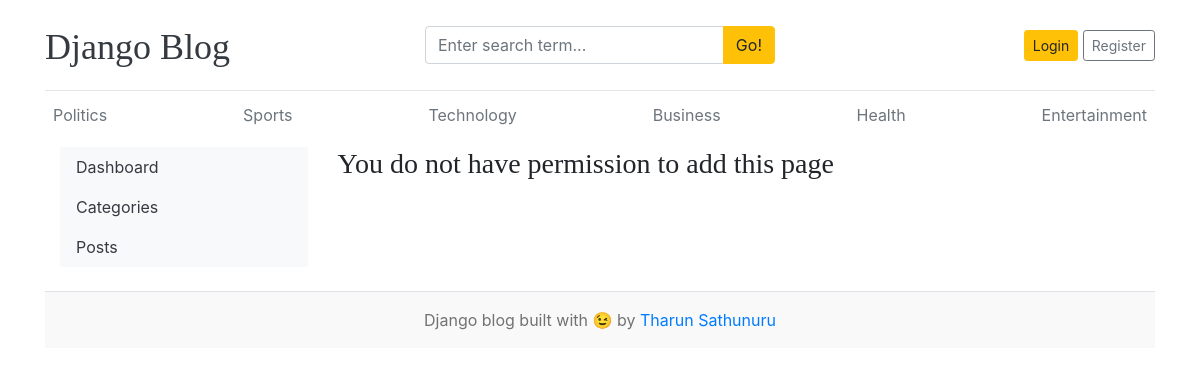
The page /dashboard/users/add/ on the database its author committed.
### blogs/models.py (models this page shows, shortened)
class Category(models.Model):
  category_name = models.CharField(max_length = 100, unique = True)
  created_at = models.DateTimeField(auto_now_add = True)
  updated_at = models.DateTimeField(auto_now = True)
  class Meta :
    verbose_name_plural = 'categories'

### dashboards/views.py (the view, shortened to what this page needs)
# urls.py: path('users/add/', views.add_user, name='add_user'),
def add_user(request):
   form = AddUserForm()
   context = {
      'form':form
   }
   return render(request, 'dashboard/add_user.html', context)

### dashboards/forms.py
class AddUserForm(UserCreationForm):
  class Meta:
    model= User
    fields = ('username', 'email', 'first_name', 'last_name', 'is_active', 'is_staff', 'is_superuser', 'groups', 'user_permissions',)

### blogs/context_processors.py (called while the page is built)
def get_categories(request):
  categories = Category.objects.all()
  return dict(categories = categories)

def get_social_links(request):
  social_links = SocialLink.objects.all()
  return dict(social_links = social_links)

### templates/dashboard/add_user.html
{% extends 'base.html' %}
{% block content %}
{% load crispy_forms_tags %}
<div class="row">
    {% include 'dashboard/sidebar.html' %}
   <div class="col-md-9">
    {% if perms.auth.add_user %}
    <h2>Add New User</h2>
    <form action="{% url 'add_user' %}" method="POST" >
      {% csrf_token %}
      {{ form | crispy }}
      <button class="btn btn-warning " type="submit">Submit</button>
    </form>
    <br>
    {% else %}
    <h3>You do not have permission to add this page</h3>
    {% endif %}
    </div>
</div>
{% endblock %}

### templates/base.html (shortened to what this page needs)
  {% load static %}
  <!DOCTYPE html>
  <html lang="en">
  <head>
      <link href="https://getbootstrap.com/docs/4.0/dist/css/bootstrap.min.css" rel="stylesheet">
      <link href="{% static 'css/blog.css' %}" rel="stylesheet">
      <link rel="stylesheet" href="https://cdnjs.cloudflare.com/ajax/libs/font-awesome/4.7.0/css/font-awesome.min.css">
    </head>
  <body>
      <div class="container">
        <header class="blog-header py-3">
        <div class="row flex-nowrap justify-content-between align-items-center">
            <div class="col-4 pt-1">
                <a class="blog-header-logo text-dark" href="/">Django Blog</a>
            </div>
            <div class="col-4">
                <form action="{% url 'search' %}" method="GET">
                    <div class="input-group">
                        <input class="form-control" type="text" name="keyword" placeholder="Enter search term...">
                        <div class="input-group-append">
                            <button type="submit" class="btn btn-warning">Go!</button>
                        </div>
                    </div>
                </form>
            </div>
      <div class="col-4 d-flex justify-content-end align-items-center">
        {% if not user.is_authenticated %}
          <a class="btn btn-sm btn-warning" href="{% url 'login' %}">Login</a>&nbsp;
          <a class="btn btn-sm btn-outline-secondary" href="{% url 'register' %}">Register</a>
        {% else %}
        <span><a href="{% url 'dashboard' %}">Dashboard</a></span>
        &emsp;
        <span><a href="{% url 'logout' %}">Logout</a></span>
        {% endif %}
      </div>
      </div>
    </header>
        <div class="nav-scroller py-1 mb-2">
          <nav class="nav d-flex justify-content-between">
            {% for cat in categories %}
            <a class="p-2 text-muted" href="{% url 'posts_by_category' cat.id %}">{{ cat.category_name }}</a>
            {% endfor %}
          </nav>
        </div>
  <main class="flex-fill container">
    {% block content %}
    {% endblock %}
  </main>
  <footer class="blog-footer text-center py-3 border-top mt-4">
    <p>Django blog built with 😉 by <a href="#">Tharun Sathunuru</a></p>
  </footer>
  </body>
  </html>

### blog_main/static/css/blog.css (style rules this page uses)
.blog-header { border-bottom: 1px solid #e5e5e5; }
.blog-header-logo { font-family: "Playfair Display", Georgia, "Times New Roman", serif; font-size: 2.25rem; }
h1, h2, h3, h4, h5, h6 { font-family: "Playfair Display", Georgia, "Times New Roman", serif; }
.blog-footer { padding: 2.5rem 0; color: #727272; text-align: center; background-color: #f9f9f9; border-top: .05rem solid #e5e5e5; }
.blog-footer p:last-child { margin-bottom: 0; }

### rows shown on the page
Category: category_name "Politics"
Category: category_name "Sports"
Category: category_name "Technology"
Category: category_name "Business"
Category: category_name "Health"
Category: category_name "Entertainment"
